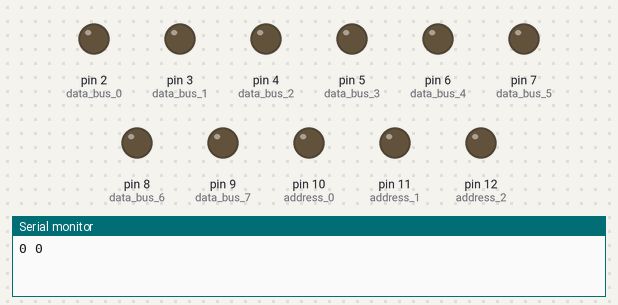
Simulated run of this sketch. Board: Arduino Uno, built with avr-gcc and run on an emulated ATmega328P. Shown: output pins drawn as LEDs (lit = HIGH), the last lines printed to the serial monitor. Pins used as bus, display or sensor lines are not drawn.

Above: at 0.1 s.
At 4.1 s:
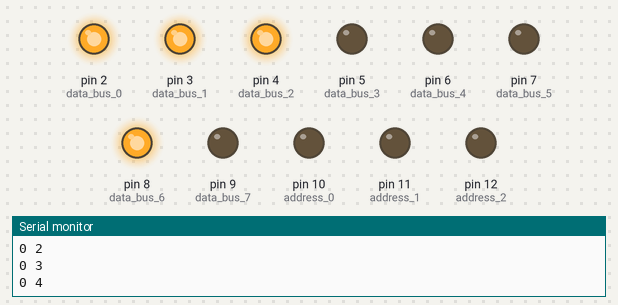
At 9.1 s:
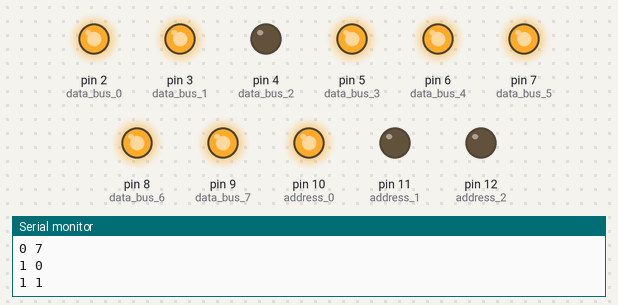
At 19.1 s:
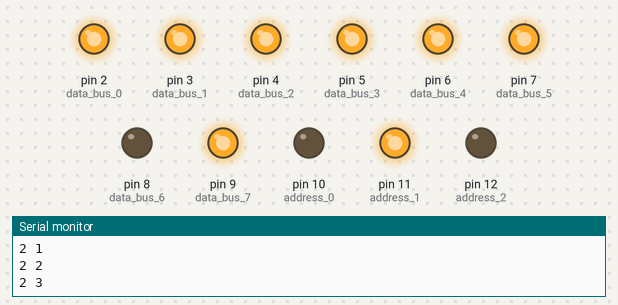
At 28.2 s:
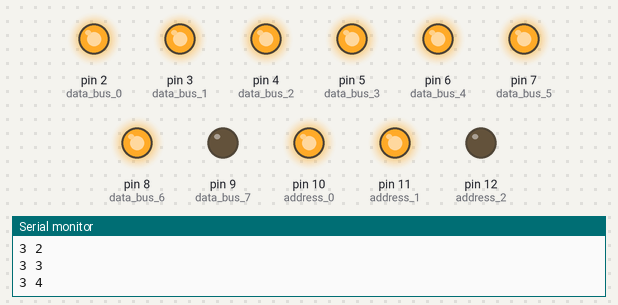
At 38.2 s:
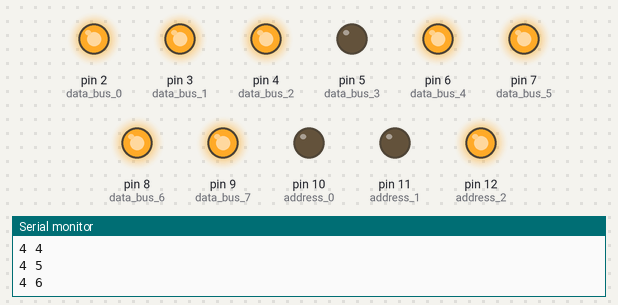
Timing chart, 0 to 40.0 s (numbered marks = the images above):
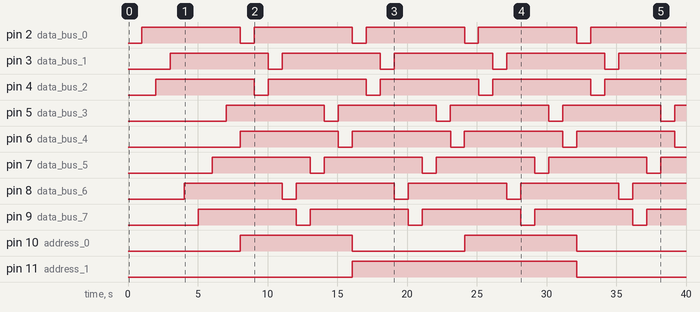

Measured:
- by itself, pin 10 (address_0): alternates HIGH for 8.0 s and LOW for 8.0 s
- by itself, pin 11 (address_1): LOW → HIGH at 16.1 s, → LOW 16.1 s later
- by itself, pin 12 (address_2): LOW → HIGH at 32.2 s
- by itself, pin 2 (data_bus_0), pin 3 (data_bus_1), pin 4 (data_bus_2), pin 5 (data_bus_3), pin 6 (data_bus_4), pin 7 (data_bus_5), pin 8 (data_bus_6), pin 9 (data_bus_7): alternates HIGH for 7.0 s and LOW for 1.0 s

The sketch:

orgona_ped_ping_up.ino
```cpp
int cnt = 0;
//declare input pins for read
bool state = true;
//setup
void setup() {
  Serial.begin(9600);
  pinMode(2, OUTPUT); //data bus 0
  pinMode(3, OUTPUT); //data bus 1
  pinMode(4, OUTPUT); //data bus 2
  pinMode(5, OUTPUT); //data bus 3
  pinMode(6, OUTPUT); //data bus 4
  pinMode(7, OUTPUT); //data bus 5
  pinMode(8, OUTPUT); //data bus 6
  pinMode(9, OUTPUT); //data bus 7
  pinMode(10, OUTPUT);//address 0
  pinMode(11, OUTPUT);//address 1
  pinMode(12, OUTPUT);//address 2
  pinMode(13, OUTPUT);// clk

}

void ping_up() {
  // put your main code here, to run repeatedly:
   for (int i = 0; i<8; i++) {
    digitalWrite(13, LOW);
    digitalWrite(10, bitRead(i,0));
    digitalWrite(11, bitRead(i,1));
    digitalWrite(12, bitRead(i,2));
    for (int j = 0; j<8; j++) {
      digitalWrite(pinselect(j)+2, LOW);
      digitalWrite(13, LOW);
      digitalWrite(13, HIGH);
      Serial.print(i);
      Serial.print(" ");
      Serial.println(j);
      delay(1000);
      digitalWrite(pinselect(j)+2, 1);
      digitalWrite(13, LOW);
      delay(5);
      digitalWrite(13, HIGH);
    }
  }
}


int pinselect(int inp) {
  switch (inp) {
    case 0:
      return 0;
    case 1:
      return 2;
    case 2:
      return 1;
    case 3:
      return 6;
    case 4:
      return 7;
    case 5:
      return 5;
    case 6:
      return 3;
    case 7:
      return 4;
    default:
      return 0;
  }
}

void loop() {
ping_up();
}
```
